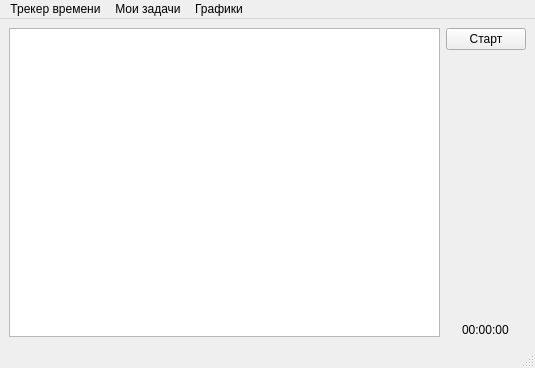
<?xml version="1.0" encoding="UTF-8"?>
<ui version="4.0">
 <class>MainWindow</class>
 <widget class="QMainWindow" name="MainWindow">
  <property name="geometry">
   <rect>
    <x>0</x>
    <y>0</y>
    <width>535</width>
    <height>368</height>
   </rect>
  </property>
  <property name="windowTitle">
   <string>MainWindow</string>
  </property>
  <property name="layoutDirection">
   <enum>Qt::LeftToRight</enum>
  </property>
  <widget class="QWidget" name="centralwidget">
   <layout class="QHBoxLayout" name="horizontalLayout">
    <item>
     <widget class="QListWidget" name="task_list"/>
    </item>
    <item>
     <layout class="QVBoxLayout" name="verticalLayout">
      <item>
       <widget class="QPushButton" name="btn_start">
        <property name="text">
         <string>Старт</string>
        </property>
        <property name="icon">
         <iconset>
          <normaloff>D:/Photoshop/Хомяк.jpg</normaloff>D:/Photoshop/Хомяк.jpg</iconset>
        </property>
        <property name="iconSize">
         <size>
          <width>100</width>
          <height>100</height>
         </size>
        </property>
        <property name="checkable">
         <bool>false</bool>
        </property>
       </widget>
      </item>
      <item>
       <spacer name="verticalSpacer">
        <property name="orientation">
         <enum>Qt::Vertical</enum>
        </property>
        <property name="sizeHint" stdset="0">
         <size>
          <width>20</width>
          <height>40</height>
         </size>
        </property>
       </spacer>
      </item>
      <item alignment="Qt::AlignHCenter">
       <widget class="QLabel" name="label_timer">
        <property name="text">
         <string>00:00:00</string>
        </property>
       </widget>
      </item>
     </layout>
    </item>
   </layout>
  </widget>
  <widget class="QMenuBar" name="menubar">
   <property name="geometry">
    <rect>
     <x>0</x>
     <y>0</y>
     <width>535</width>
     <height>26</height>
    </rect>
   </property>
   <widget class="QMenu" name="menu">
    <property name="title">
     <string>Трекер времени</string>
    </property>
   </widget>
   <widget class="QMenu" name="menu_2">
    <property name="title">
     <string>Мои задачи</string>
    </property>
   </widget>
   <widget class="QMenu" name="menu_3">
    <property name="title">
     <string>Графики</string>
    </property>
   </widget>
   <addaction name="menu"/>
   <addaction name="menu_2"/>
   <addaction name="menu_3"/>
  </widget>
  <widget class="QStatusBar" name="statusbar"/>
 </widget>
 <resources/>
 <connections/>
</ui>
